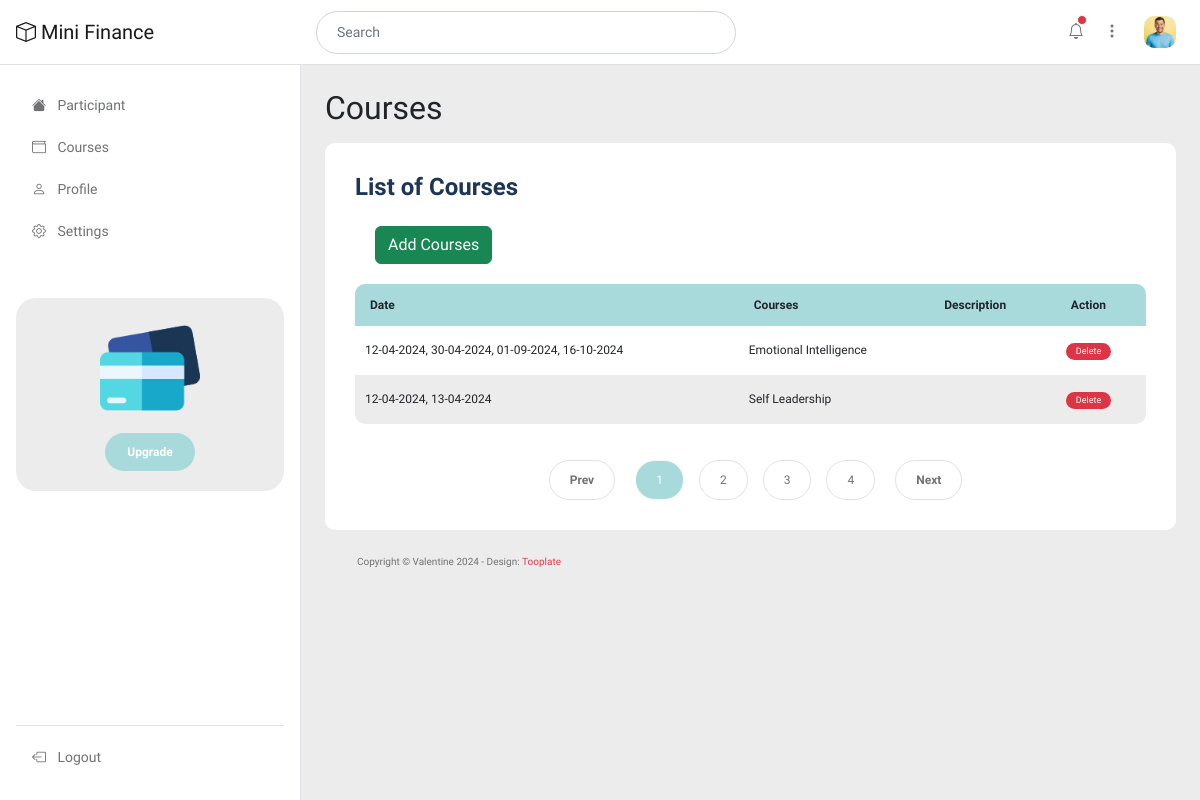
Before: /admin/courses.php (signed in) with the older database file.
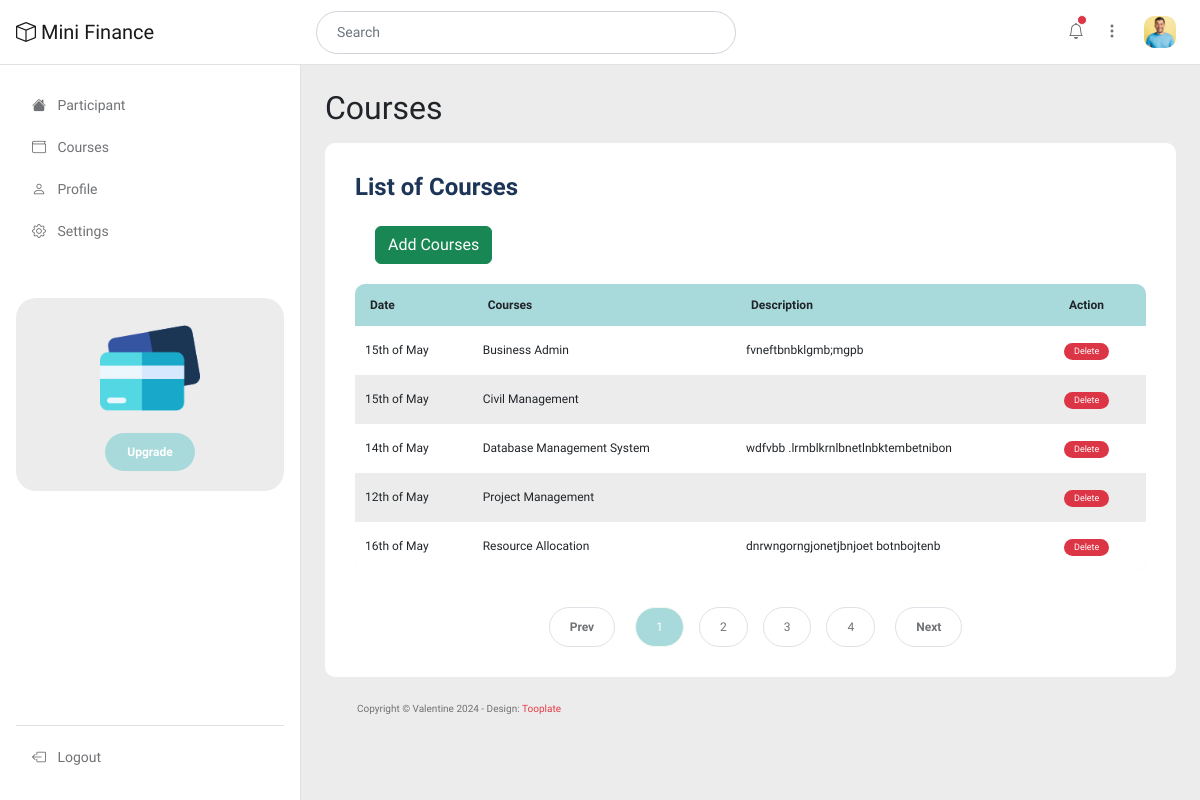
After: the same page with the newer database file.
### tables this page shows
CREATE TABLE `courses` (
  `id` int(11) NOT NULL,
  `courses` varchar(100) DEFAULT NULL,
  `description` varchar(200) DEFAULT NULL,
  `available_dates` varchar(100) DEFAULT NULL,
  `date_created` timestamp NOT NULL DEFAULT current_timestamp()
);

### admin/courses.php (the view, shortened to what this page needs)
<?php
include('connect.php');
?>
<!doctype html>
<html lang="en">
    <head>
        <link href="css/bootstrap.min.css" rel="stylesheet">
        <link href="css/bootstrap-icons.css" rel="stylesheet">
        <link href="css/apexcharts.css" rel="stylesheet">
        <link href="css/tooplate-mini-finance.css" rel="stylesheet">
    </head>
    <body>
        <header class="navbar sticky-top flex-md-nowrap">
            <div class="col-md-3 col-lg-3 me-0 px-3 fs-6">
                <a class="navbar-brand" href="index.php">
                    <i class="bi-box"></i>
                    Mini Finance
                </a>
            </div>
            <form class="custom-form header-form ms-lg-3 ms-md-3 me-lg-auto me-md-auto order-2 order-lg-0 order-md-0" action="#" method="get" role="form">
                <input class="form-control" name="search" type="text" placeholder="Search" aria-label="Search">
            </form>
            <div class="navbar-nav me-lg-2">
                <div class="nav-item text-nowrap d-flex align-items-center">
                    <div class="dropdown ps-3">
                        <a class="nav-link dropdown-toggle text-center" href="#" role="button" data-bs-toggle="dropdown" aria-expanded="false">
                            <i class="bi-bell"></i>
                            <span class="position-absolute start-100 translate-middle p-1 bg-danger border border-light rounded-circle">
                            </span>
                        </a>
                    </div>
                    <div class="dropdown ps-1">
                        <a class="nav-link dropdown-toggle text-center" href="#" role="button" data-bs-toggle="dropdown" aria-expanded="false">
                            <i class="bi-three-dots-vertical"></i>
                        </a>
                    </div>
                    <div class="dropdown px-3">
                        <a class="nav-link dropdown-toggle" href="#" role="button" data-bs-toggle="dropdown" aria-expanded="false">
                            <img src="images/medium-shot-happy-man-smiling.jpg" class="profile-image img-fluid" alt="">
                        </a>
                    </div>
                </div>
            </div>
        </header>
        <div class="container-fluid">
            <div class="row">
                <?php
                    include("nav.php");
                ?>
                <main class="main-wrapper col-md-9 ms-sm-auto py-4 col-lg-9 px-md-4 border-start">
                    <div class="title-group mb-3">
                        <h1 class="h2 mb-0">Courses</h1>
                    </div>
                        <div class="col-lg-12 col-12">
                            <div class="custom-block bg-white">
                                <h5 class="mb-4">List of Courses</h5>
                              <div style="margin:20px;">
                              <a href="add-courses.php"><button type="button" class="btn btn-success">
                    <i class="fa fa-search" aria-hidden="true"></i> Add Courses
                  </button></a>
                              </div>
                                <div class="table-responsive">
                                    <table class="account-table table">
                                        <thead>
                                            <tr>
                                                <th scope="col">Date</th>
                                                <th scope="col">Courses</th>
                                                <th scope="col">Description</th>
                                                <th scope="col">Action</th>
                                            </tr>
                                        </thead>
                                        <tbody>
                                            <?php
                                                $query = "select * from courses order by courses asc";
                                                $result = mysqli_query($conn,$query);
                                                $num = mysqli_num_rows($result);
                                                for($i=0; $i<$num; $i++)
                                                {
                                                    $row = mysqli_fetch_array($result);
                                            ?>
                                            <tr>
                                                <td scope="row"><?php echo $row['available_dates']; ?></td>
                                                <td scope="row"><?php echo $row ['courses']; ?></td>
                                                <td scope="row"><?php echo $row['description'];?></td>
                                                <td scope="row">
                                                    <a href="delete-courses.php?id=<?php echo $row['id'];?> &courses=<?php echo $row['courses'];?>" onclick="return confirm('Are you sure you want to delete <?php echo $row['courses'];?>?');"><span class="badge text-bg-danger">
                                                        Delete
                                                    </span>
                                                    </a>
                                                </td>
                                            </tr>
                                                 <?php } ?>
                                           </tbody>
                                    </table>
                                </div>
                                <nav aria-label="Page navigation example">
                                        <ul class="pagination justify-content-center mb-0">
                                            <li class="page-item">
                                                <a class="page-link" href="#" aria-label="Previous">
                                                    <span aria-hidden="true">Prev</span>
                                                </a>
                                            </li>
                                            <li class="page-item active" aria-current="page">
                                                <a class="page-link" href="#">1</a>
                                            </li>
                                            <li class="page-item">
                                                <a class="page-link" href="#">2</a>
                                            </li>
                                            <li class="page-item">
                                                <a class="page-link" href="#">3</a>
                                            </li>
                                            <li class="page-item">
                                                <a class="page-link" href="#">4</a>
                                            </li>
                                            <li class="page-item">
                                                <a class="page-link" href="#" aria-label="Next">
                                                    <span aria-hidden="true">Next</span>
                                                </a>
                                            </li>
                                        </ul>
                                    </nav>
                            </div>
                        </div>
                    <footer class="site-footer">
                        <div class="container">
                            <div class="row">
                                <div class="col-lg-12 col-12">
                                    <p class="copyright-text">Copyright © Valentine 2024
                                    - Design: <a rel="sponsored" href="https://www.tooplate.com" target="_blank">Tooplate</a></p>
                                </div>
                            </div>
                        </div>
                    </footer>
                </main>
            </div>
        </div>
    </body>
</html>

### admin/nav.php
<nav id="sidebarMenu" class="col-md-3 col-lg-3 d-md-block sidebar collapse">
    <div class="position-sticky py-4 px-3 sidebar-sticky">
        <ul class="nav flex-column h-100">
            <li class="nav-item">
                <a class="nav-link" aria-current="page" href="dashboard.php">
                    <i class="bi-house-fill me-2"></i>
                    Participant
                </a>
            </li>
            <li class="nav-item">
                <a class="nav-link" href="courses.php">
                    <i class="bi-wallet me-2"></i>
                    Courses
                </a>
            </li>
            <li class="nav-item">
                <a class="nav-link" href="profile.php">
                    <i class="bi-person me-2"></i>
                    Profile
                </a>
            </li>
            <li class="nav-item">
                <a class="nav-link" href="setting.php">
                    <i class="bi-gear me-2"></i>
                    Settings
                </a>
            </li>
            <li class="nav-item featured-box mt-lg-5 mt-4 mb-4">
                <img src="images/credit-card.png" class="img-fluid" alt="">
                <a class="btn custom-btn" href="#">Upgrade</a>
            </li>
            <li class="nav-item border-top mt-auto pt-2">
                <a class="nav-link" href="logout.php">
                    <i class="bi-box-arrow-left me-2"></i>
                    Logout
                </a>
            </li>
        </ul>
    </div>
</nav>

Changed rows visible on the page:
removed courses: available_dates "12-04-2024, 30-04-2024, 01-09-2024, 16-10-2024", courses "Emotional Intelligence"
removed courses: available_dates "12-04-2024, 13-04-2024", courses "Self Leadership"
added courses: available_dates "15th of May", courses "Business Admin", description "fvneftbnbklgmb;mgpb"
added courses: available_dates "15th of May", courses "Civil Management"
added courses: available_dates "14th of May", courses "Database Management System", description "wdfvbb .lrmblkrnlbnetlnbktembetnibon"
added courses: available_dates "12th of May", courses "Project Management"
added courses: available_dates "16th of May", courses "Resource Allocation", description "dnrwngorngjonetjbnjoet botnbojtenb"
